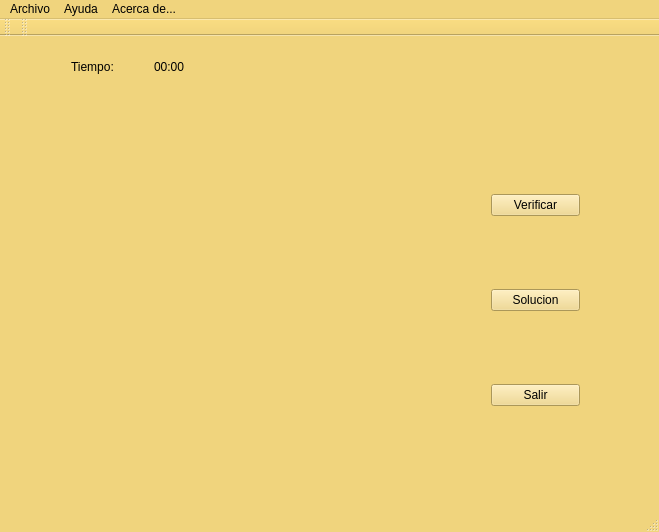
<?xml version="1.0" encoding="UTF-8"?>
<ui version="4.0">
 <class>Sudoku</class>
 <widget class="QMainWindow" name="Sudoku">
  <property name="enabled">
   <bool>true</bool>
  </property>
  <property name="geometry">
   <rect>
    <x>0</x>
    <y>0</y>
    <width>659</width>
    <height>532</height>
   </rect>
  </property>
  <property name="palette">
   <palette>
    <active>
     <colorrole role="WindowText">
      <brush brushstyle="SolidPattern">
       <color alpha="255">
        <red>0</red>
        <green>0</green>
        <blue>0</blue>
       </color>
      </brush>
     </colorrole>
     <colorrole role="Button">
      <brush brushstyle="SolidPattern">
       <color alpha="255">
        <red>240</red>
        <green>212</green>
        <blue>125</blue>
       </color>
      </brush>
     </colorrole>
     <colorrole role="Light">
      <brush brushstyle="SolidPattern">
       <color alpha="255">
        <red>255</red>
        <green>251</green>
        <blue>238</blue>
       </color>
      </brush>
     </colorrole>
     <colorrole role="Midlight">
      <brush brushstyle="SolidPattern">
       <color alpha="255">
        <red>247</red>
        <green>231</green>
        <blue>181</blue>
       </color>
      </brush>
     </colorrole>
     <colorrole role="Dark">
      <brush brushstyle="SolidPattern">
       <color alpha="255">
        <red>120</red>
        <green>106</green>
        <blue>62</blue>
       </color>
      </brush>
     </colorrole>
     <colorrole role="Mid">
      <brush brushstyle="SolidPattern">
       <color alpha="255">
        <red>160</red>
        <green>141</green>
        <blue>83</blue>
       </color>
      </brush>
     </colorrole>
     <colorrole role="Text">
      <brush brushstyle="SolidPattern">
       <color alpha="255">
        <red>0</red>
        <green>0</green>
        <blue>0</blue>
       </color>
      </brush>
     </colorrole>
     <colorrole role="BrightText">
      <brush brushstyle="SolidPattern">
       <color alpha="255">
        <red>255</red>
        <green>255</green>
        <blue>255</blue>
       </color>
      </brush>
     </colorrole>
     <colorrole role="ButtonText">
      <brush brushstyle="SolidPattern">
       <color alpha="255">
        <red>0</red>
        <green>0</green>
        <blue>0</blue>
       </color>
      </brush>
     </colorrole>
     <colorrole role="Base">
      <brush brushstyle="SolidPattern">
       <color alpha="255">
        <red>255</red>
        <green>255</green>
        <blue>255</blue>
       </color>
      </brush>
     </colorrole>
     <colorrole role="Window">
      <brush brushstyle="SolidPattern">
       <color alpha="255">
        <red>240</red>
        <green>212</green>
        <blue>125</blue>
       </color>
      </brush>
     </colorrole>
     <colorrole role="Shadow">
      <brush brushstyle="SolidPattern">
       <color alpha="255">
        <red>0</red>
        <green>0</green>
        <blue>0</blue>
       </color>
      </brush>
     </colorrole>
     <colorrole role="AlternateBase">
      <brush brushstyle="SolidPattern">
       <color alpha="255">
        <red>247</red>
        <green>233</green>
        <blue>190</blue>
       </color>
      </brush>
     </colorrole>
     <colorrole role="ToolTipBase">
      <brush brushstyle="SolidPattern">
       <color alpha="255">
        <red>255</red>
        <green>255</green>
        <blue>220</blue>
       </color>
      </brush>
     </colorrole>
     <colorrole role="ToolTipText">
      <brush brushstyle="SolidPattern">
       <color alpha="255">
        <red>0</red>
        <green>0</green>
        <blue>0</blue>
       </color>
      </brush>
     </colorrole>
    </active>
    <inactive>
     <colorrole role="WindowText">
      <brush brushstyle="SolidPattern">
       <color alpha="255">
        <red>0</red>
        <green>0</green>
        <blue>0</blue>
       </color>
      </brush>
     </colorrole>
     <colorrole role="Button">
      <brush brushstyle="SolidPattern">
       <color alpha="255">
        <red>240</red>
        <green>212</green>
        <blue>125</blue>
       </color>
      </brush>
     </colorrole>
     <colorrole role="Light">
      <brush brushstyle="SolidPattern">
       <color alpha="255">
        <red>255</red>
        <green>251</green>
        <blue>238</blue>
       </color>
      </brush>
     </colorrole>
     <colorrole role="Midlight">
      <brush brushstyle="SolidPattern">
       <color alpha="255">
        <red>247</red>
        <green>231</green>
        <blue>181</blue>
       </color>
      </brush>
     </colorrole>
     <colorrole role="Dark">
      <brush brushstyle="SolidPattern">
       <color alpha="255">
        <red>120</red>
        <green>106</green>
        <blue>62</blue>
       </color>
      </brush>
     </colorrole>
     <colorrole role="Mid">
      <brush brushstyle="SolidPattern">
       <color alpha="255">
        <red>160</red>
        <green>141</green>
        <blue>83</blue>
       </color>
      </brush>
     </colorrole>
     <colorrole role="Text">
      <brush brushstyle="SolidPattern">
       <color alpha="255">
        <red>0</red>
        <green>0</green>
        <blue>0</blue>
       </color>
      </brush>
     </colorrole>
     <colorrole role="BrightText">
      <brush brushstyle="SolidPattern">
       <color alpha="255">
        <red>255</red>
        <green>255</green>
        <blue>255</blue>
       </color>
      </brush>
     </colorrole>
     <colorrole role="ButtonText">
      <brush brushstyle="SolidPattern">
       <color alpha="255">
        <red>0</red>
        <green>0</green>
        <blue>0</blue>
       </color>
      </brush>
     </colorrole>
     <colorrole role="Base">
      <brush brushstyle="SolidPattern">
       <color alpha="255">
        <red>255</red>
        <green>255</green>
        <blue>255</blue>
       </color>
      </brush>
     </colorrole>
     <colorrole role="Window">
      <brush brushstyle="SolidPattern">
       <color alpha="255">
        <red>240</red>
        <green>212</green>
        <blue>125</blue>
       </color>
      </brush>
     </colorrole>
     <colorrole role="Shadow">
      <brush brushstyle="SolidPattern">
       <color alpha="255">
        <red>0</red>
        <green>0</green>
        <blue>0</blue>
       </color>
      </brush>
     </colorrole>
     <colorrole role="AlternateBase">
      <brush brushstyle="SolidPattern">
       <color alpha="255">
        <red>247</red>
        <green>233</green>
        <blue>190</blue>
       </color>
      </brush>
     </colorrole>
     <colorrole role="ToolTipBase">
      <brush brushstyle="SolidPattern">
       <color alpha="255">
        <red>255</red>
        <green>255</green>
        <blue>220</blue>
       </color>
      </brush>
     </colorrole>
     <colorrole role="ToolTipText">
      <brush brushstyle="SolidPattern">
       <color alpha="255">
        <red>0</red>
        <green>0</green>
        <blue>0</blue>
       </color>
      </brush>
     </colorrole>
    </inactive>
    <disabled>
     <colorrole role="WindowText">
      <brush brushstyle="SolidPattern">
       <color alpha="255">
        <red>120</red>
        <green>106</green>
        <blue>62</blue>
       </color>
      </brush>
     </colorrole>
     <colorrole role="Button">
      <brush brushstyle="SolidPattern">
       <color alpha="255">
        <red>240</red>
        <green>212</green>
        <blue>125</blue>
       </color>
      </brush>
     </colorrole>
     <colorrole role="Light">
      <brush brushstyle="SolidPattern">
       <color alpha="255">
        <red>255</red>
        <green>251</green>
        <blue>238</blue>
       </color>
      </brush>
     </colorrole>
     <colorrole role="Midlight">
      <brush brushstyle="SolidPattern">
       <color alpha="255">
        <red>247</red>
        <green>231</green>
        <blue>181</blue>
       </color>
      </brush>
     </colorrole>
     <colorrole role="Dark">
      <brush brushstyle="SolidPattern">
       <color alpha="255">
        <red>120</red>
        <green>106</green>
        <blue>62</blue>
       </color>
      </brush>
     </colorrole>
     <colorrole role="Mid">
      <brush brushstyle="SolidPattern">
       <color alpha="255">
        <red>160</red>
        <green>141</green>
        <blue>83</blue>
       </color>
      </brush>
     </colorrole>
     <colorrole role="Text">
      <brush brushstyle="SolidPattern">
       <color alpha="255">
        <red>120</red>
        <green>106</green>
        <blue>62</blue>
       </color>
      </brush>
     </colorrole>
     <colorrole role="BrightText">
      <brush brushstyle="SolidPattern">
       <color alpha="255">
        <red>255</red>
        <green>255</green>
        <blue>255</blue>
       </color>
      </brush>
     </colorrole>
     <colorrole role="ButtonText">
      <brush brushstyle="SolidPattern">
       <color alpha="255">
        <red>120</red>
        <green>106</green>
        <blue>62</blue>
       </color>
      </brush>
     </colorrole>
     <colorrole role="Base">
      <brush brushstyle="SolidPattern">
       <color alpha="255">
        <red>240</red>
        <green>212</green>
        <blue>125</blue>
       </color>
      </brush>
     </colorrole>
     <colorrole role="Window">
      <brush brushstyle="SolidPattern">
       <color alpha="255">
        <red>240</red>
        <green>212</green>
        <blue>125</blue>
       </color>
      </brush>
     </colorrole>
     <colorrole role="Shadow">
      <brush brushstyle="SolidPattern">
       <color alpha="255">
        <red>0</red>
        <green>0</green>
        <blue>0</blue>
       </color>
      </brush>
     </colorrole>
     <colorrole role="AlternateBase">
      <brush brushstyle="SolidPattern">
       <color alpha="255">
        <red>240</red>
        <green>212</green>
        <blue>125</blue>
       </color>
      </brush>
     </colorrole>
     <colorrole role="ToolTipBase">
      <brush brushstyle="SolidPattern">
       <color alpha="255">
        <red>255</red>
        <green>255</green>
        <blue>220</blue>
       </color>
      </brush>
     </colorrole>
     <colorrole role="ToolTipText">
      <brush brushstyle="SolidPattern">
       <color alpha="255">
        <red>0</red>
        <green>0</green>
        <blue>0</blue>
       </color>
      </brush>
     </colorrole>
    </disabled>
   </palette>
  </property>
  <property name="windowTitle">
   <string>Sudoku</string>
  </property>
  <property name="windowOpacity">
   <double>0.000000000000000</double>
  </property>
  <property name="animated">
   <bool>true</bool>
  </property>
  <widget class="QWidget" name="centralWidget">
   <widget class="QWidget" name="verticalLayoutWidget">
    <property name="geometry">
     <rect>
      <x>480</x>
      <y>80</y>
      <width>111</width>
      <height>371</height>
     </rect>
    </property>
    <layout class="QVBoxLayout" name="verticalLayout">
     <item>
      <widget class="QPushButton" name="pushButton">
       <property name="text">
        <string>Verificar</string>
       </property>
      </widget>
     </item>
     <item>
      <layout class="QHBoxLayout" name="horizontalLayout_2"/>
     </item>
     <item>
      <widget class="QPushButton" name="pushButton_2">
       <property name="autoFillBackground">
        <bool>true</bool>
       </property>
       <property name="text">
        <string>Solucion</string>
       </property>
      </widget>
     </item>
     <item>
      <layout class="QVBoxLayout" name="verticalLayout_5"/>
     </item>
     <item>
      <widget class="QPushButton" name="pushButton_3">
       <property name="text">
        <string>Salir</string>
       </property>
      </widget>
     </item>
     <item>
      <layout class="QVBoxLayout" name="verticalLayout_6"/>
     </item>
    </layout>
   </widget>
   <widget class="QWidget" name="gridLayoutWidget">
    <property name="geometry">
     <rect>
      <x>60</x>
      <y>80</y>
      <width>381</width>
      <height>371</height>
     </rect>
    </property>
    <layout class="QGridLayout" name="gridLayout"/>
   </widget>
   <widget class="QWidget" name="verticalLayoutWidget_3">
    <property name="geometry">
     <rect>
      <x>280</x>
      <y>10</y>
      <width>160</width>
      <height>41</height>
     </rect>
    </property>
    <layout class="QVBoxLayout" name="verticalLayout_3"/>
   </widget>
   <widget class="QWidget" name="horizontalLayoutWidget">
    <property name="geometry">
     <rect>
      <x>60</x>
      <y>10</y>
      <width>181</width>
      <height>41</height>
     </rect>
    </property>
    <layout class="QHBoxLayout" name="horizontalLayout">
     <item>
      <widget class="QLabel" name="label">
       <property name="text">
        <string>Tiempo:</string>
       </property>
      </widget>
     </item>
     <item>
      <widget class="QLabel" name="label_2">
       <property name="text">
        <string>00:00</string>
       </property>
      </widget>
     </item>
    </layout>
   </widget>
  </widget>
  <widget class="QMenuBar" name="menuBar">
   <property name="geometry">
    <rect>
     <x>0</x>
     <y>0</y>
     <width>659</width>
     <height>21</height>
    </rect>
   </property>
   <widget class="QMenu" name="menuArchivo">
    <property name="title">
     <string>Archivo</string>
    </property>
    <addaction name="separator"/>
    <addaction name="actionNuevo"/>
    <addaction name="separator"/>
    <addaction name="actionSalir"/>
   </widget>
   <widget class="QMenu" name="menuAyuda">
    <property name="title">
     <string>Ayuda</string>
    </property>
   </widget>
   <widget class="QMenu" name="menuAcerca_de">
    <property name="title">
     <string>Acerca de...</string>
    </property>
    <addaction name="actionCreadores"/>
    <addaction name="actionSudoku_Qt_Creator"/>
   </widget>
   <addaction name="menuArchivo"/>
   <addaction name="menuAyuda"/>
   <addaction name="menuAcerca_de"/>
  </widget>
  <widget class="QToolBar" name="mainToolBar">
   <attribute name="toolBarArea">
    <enum>TopToolBarArea</enum>
   </attribute>
   <attribute name="toolBarBreak">
    <bool>false</bool>
   </attribute>
  </widget>
  <widget class="QStatusBar" name="statusBar"/>
  <widget class="QToolBar" name="toolBar">
   <property name="windowTitle">
    <string>toolBar</string>
   </property>
   <attribute name="toolBarArea">
    <enum>TopToolBarArea</enum>
   </attribute>
   <attribute name="toolBarBreak">
    <bool>false</bool>
   </attribute>
  </widget>
  <action name="actionNuevo">
   <property name="text">
    <string>Nuevo</string>
   </property>
  </action>
  <action name="actionSalir">
   <property name="text">
    <string>Salir</string>
   </property>
  </action>
  <action name="actionCreadores">
   <property name="text">
    <string>Creadores</string>
   </property>
  </action>
  <action name="actionSudoku_Qt_Creator">
   <property name="text">
    <string>Sudoku Qt Creator</string>
   </property>
  </action>
 </widget>
 <layoutdefault spacing="6" margin="11"/>
 <resources/>
 <connections/>
</ui>
